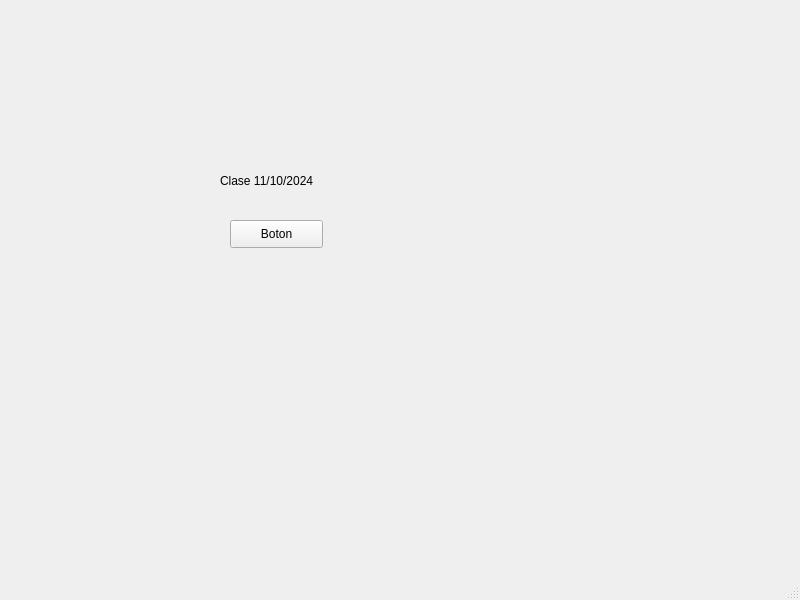
<?xml version="1.0" encoding="UTF-8"?>
<ui version="4.0">
 <class>MainWindow</class>
 <widget class="QMainWindow" name="MainWindow">
  <property name="geometry">
   <rect>
    <x>0</x>
    <y>0</y>
    <width>800</width>
    <height>600</height>
   </rect>
  </property>
  <property name="windowTitle">
   <string>MainWindow</string>
  </property>
  <widget class="QWidget" name="centralwidget">
   <widget class="QPushButton" name="pushButton">
    <property name="geometry">
     <rect>
      <x>230</x>
      <y>220</y>
      <width>93</width>
      <height>28</height>
     </rect>
    </property>
    <property name="text">
     <string>Boton</string>
    </property>
   </widget>
   <widget class="QLabel" name="label">
    <property name="geometry">
     <rect>
      <x>220</x>
      <y>160</y>
      <width>111</width>
      <height>41</height>
     </rect>
    </property>
    <property name="text">
     <string>Clase 11/10/2024</string>
    </property>
   </widget>
  </widget>
  <widget class="QMenuBar" name="menubar">
   <property name="geometry">
    <rect>
     <x>0</x>
     <y>0</y>
     <width>800</width>
     <height>26</height>
    </rect>
   </property>
  </widget>
  <widget class="QStatusBar" name="statusbar"/>
 </widget>
 <resources/>
 <connections/>
</ui>
